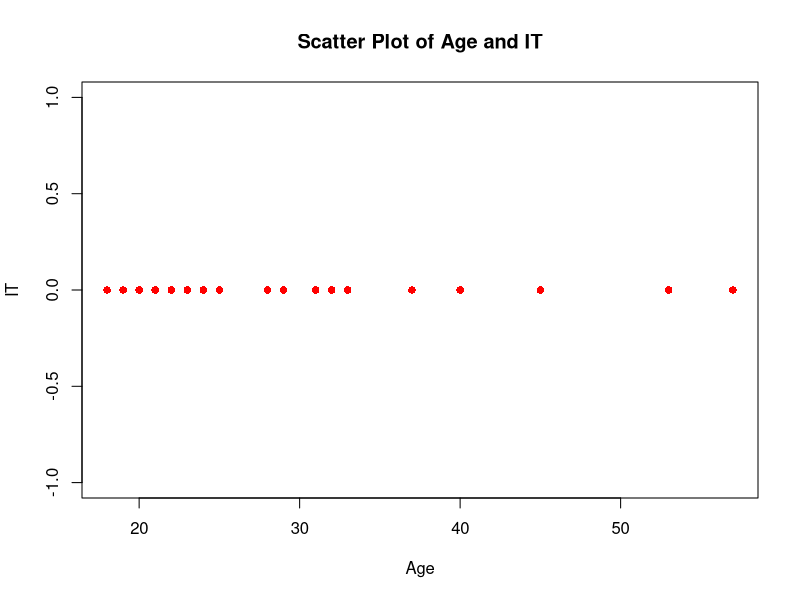
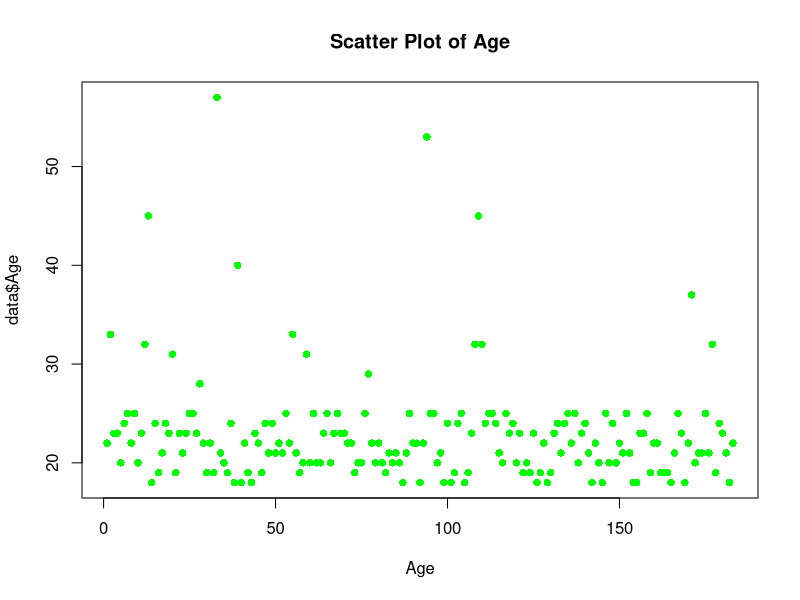

The R script that drew these images, in order:

# Load the data
data <- read.csv("updated_file.csv")

# Descriptive statistics
summary(data)
# Check for missing or non-numeric values in the "IT" column
missing_values <- sum(is.na(data$IT) | !is.numeric(data$IT))

if (missing_values > 0) {
  # If there are missing or non-numeric values, print a message and handle them
  cat("Warning: Missing or non-numeric values found in the 'IT' column. Handling missing values.\n")
  
  # Replace missing or non-numeric values with a default value (e.g., 0)
  data$IT[!is.numeric(data$IT)] <- 0
}

# Scatter plot for Age and IT with color
plot(data$Age, data$IT, main = "Scatter Plot of Age and IT", xlab = "Age", ylab = "IT", col = "red", pch = 16)



# Scatter plot for Age with color
plot(data$Age, main = "Scatter Plot of Age", xlab = "Age", col = "green", pch = 16)

# Scatter plot for Age and Income with color
#plot(data$Age, data$Income, main = "Scatter Plot of Age and Income", xlab = "Age", ylab = "Income", col = "blue", pch = 16)

# Scatter plot for Age and IT with color
#plot(data$Age, data$IT, main = "Scatter Plot of Age and IT", xlab = "Age", ylab = "IT", col = "red", pch = 16)
